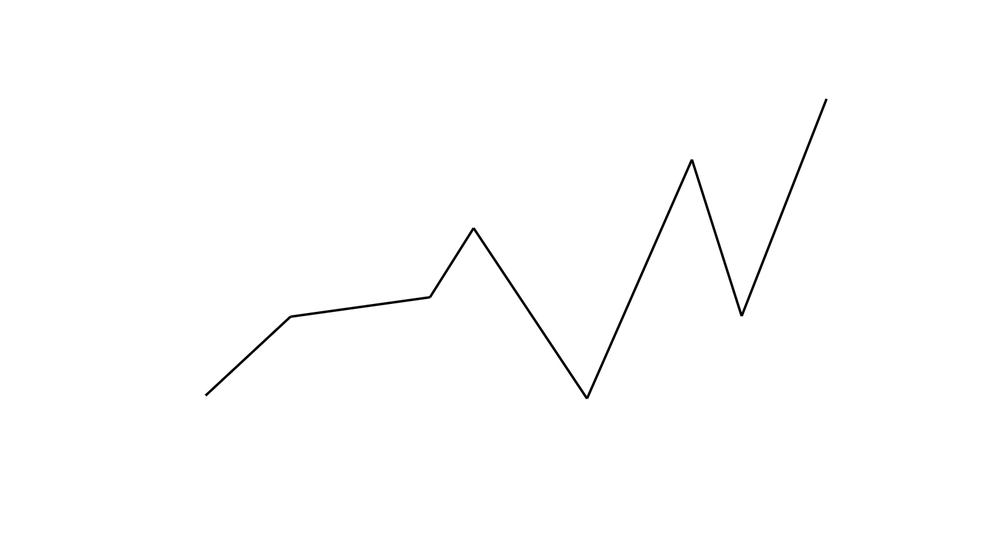
#> input picture data/test2.png, 1000 x 543 px, shrunk from 1649 x 895 before the run
$ python main.py
#> lines starting #> are read from the running program, lines starting #| are printed output that depends on the picture; after the words box and inside, x2 and y2 are one past the last pixel; in counts of white or black regions, pixels touching at a corner belong together
import cv2
import numpy as np
import pandas as pd

image = cv2.imread('../data/test2.png')
#> image is the input picture: shape (543, 1000, 3); min 0, max 255, mean 253.6

gray_image = cv2.cvtColor(image,cv2.COLOR_BGR2GRAY)

corners = cv2.goodFeaturesToTrack(gray_image,maxCorners=30, qualityLevel=0.01, minDistance=20)
#> corners = [[826, 99], [473, 231], [206, 395], [586, 394], [741, 315], [691, 160], [428, 295], [291, 318]]
corners = sorted(np.int0(corners), key=lambda x:x[0][0])
#> corners = [[[206, 395]], [[291, 318]], [[428, 295]], [[473, 231]], [[586, 394]], [[691, 160]], [[741, 315]], [[826, 99]]]


for i in range(len(corners)):
    x, y = corners[i].ravel()
    cv2.circle(image,(x,y), 5, (0, 0, 255), -1)
    cv2.putText(image, str(i+1), (x-10, y-10), cv2.FONT_HERSHEY_SIMPLEX, 1, (255,0,0), 2)
#> this loop made 8 passes
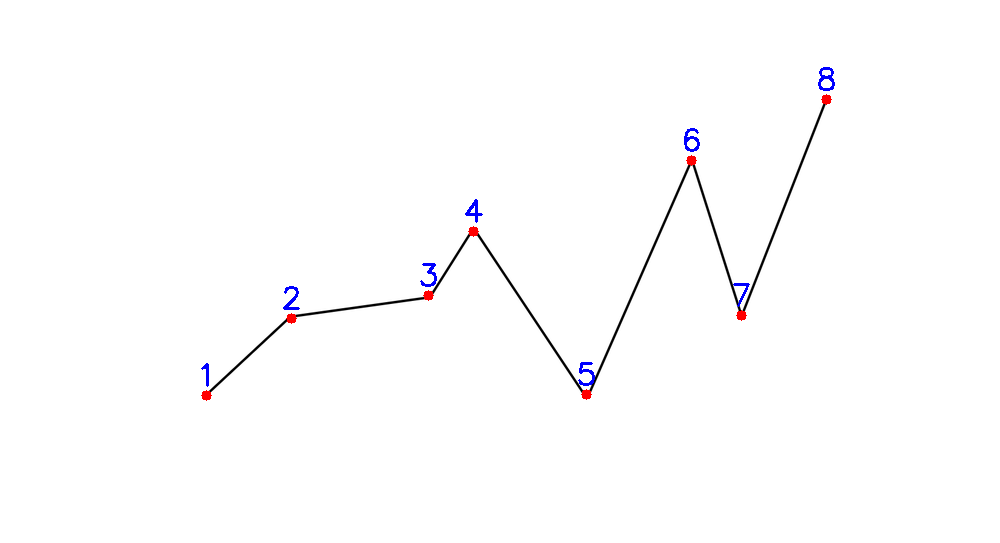
#> image: shape (543, 1000, 3); 0.34% of pixels changed, all inside (x1, y1, x2, y2) = (201, 67, 835, 401)

for i in range(len(corners)):
    x, y = corners[i].ravel()
    print(f"Corner {i}: x={x}, y={y}")


data = [[int(lst2[0][1] > lst1[0][1]) for _, lst2 in enumerate(corners)] for _, lst1 in enumerate(corners)]
#> data = [[0, 0, 0, 0, 0, 0, 0, 0], [1, 0, 0, 0, 1, 0, 0, 0], [1, 1, 0, 0, 1, 0, 1, 0], [1, 1, 1, 0, 1, 0, 1, 0], [1, 0, 0, 0, 0, 0, 0, 0], [1, 1, 1, 1, 1, 0, 1, 0], [1, 1, 0, 0, 1, 0, 0, 0], [1, 1, 1, 1, 1, 1, 1, 0]]


df = pd.DataFrame(data)
#> df = table of 8 rows and 8 columns
print(df)
#|    0  1  2  3  4  5  6  7
#| 0  0  0  0  0  0  0  0  0
#| 1  1  0  0  0  1  0  0  0
#| 2  1  1  0  0  1  0  1  0
#| 3  1  1  1  0  1  0  1  0
#| 4  1  0  0  0  0  0  0  0
#| 5  1  1  1  1  1  0  1  0
#| 6  1  1  0  0  1  0  0  0
#| 7  1  1  1  1  1  1  1  0

file_name = "boolean_matrix.xlsx"
df.to_excel(file_name, index=False)

print("Boolean matrix saved to", file_name)

cv2.imshow('Detected Corners', image)
cv2.waitKey(0)
cv2.destroyAllWindows()

$ run again, with data/test.png copied over data/test2.png
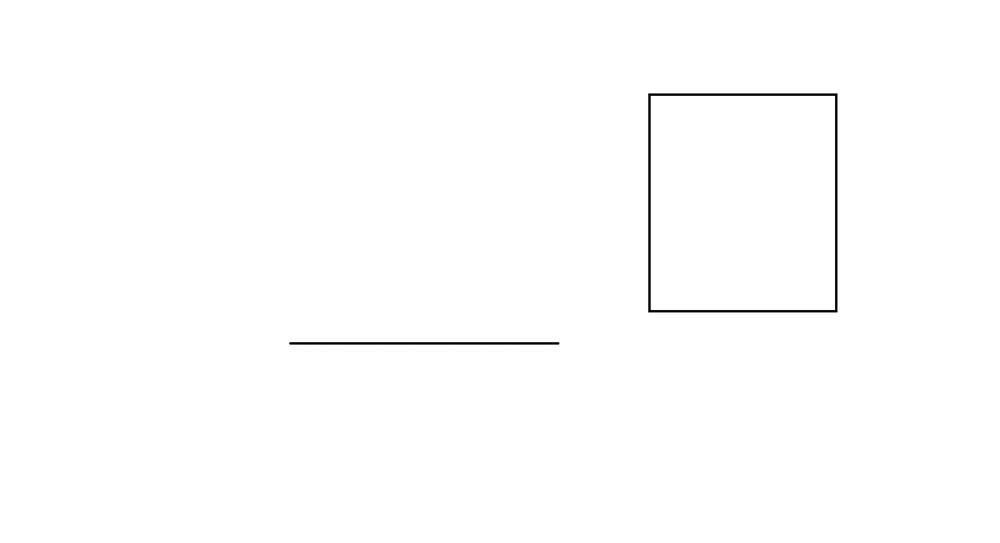
#> input picture data/test.png, 1000 x 543 px, shrunk from 1649 x 895 before the run
#> image is the input picture: shape (543, 1000, 3); min 0, max 255, mean 253.8
#> `corners = cv2.goodFeaturesToTrack(gray_image,maxCorners=30, qualityLev..`: corners = [[289, 343], [558, 343], [834, 96], [834, 309], [651, 96], [651, 309]]
#> `corners = sorted(np.int0(corners), key=lambda x:x[0][0])`: corners = [[[289, 343]], [[558, 343]], [[651, 96]], [[651, 309]], [[834, 96]], [[834, 309]]]
#> the loop `for i in range(len(corners)):` made 6 passes
#> after the loop `for i in range(len(corners)):`:
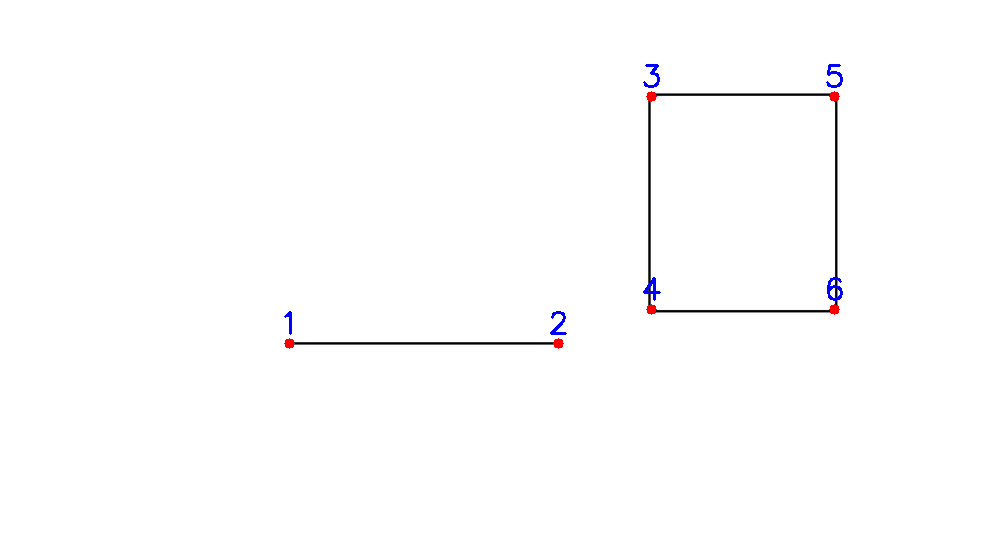
#> image: shape (543, 1000, 3); 0.26% of pixels changed, all inside (x1, y1, x2, y2) = (284, 64, 843, 349)
#> data = [[0, 0, 0, 0, 0, 0], [0, 0, 0, 0, 0, 0], [1, 1, 0, 1, 0, 1], [1, 1, 0, 0, 0, 0], [1, 1, 0, 1, 0, 1], [1, 1, 0, 0, 0, 0]]
#> df = table of 6 rows and 6 columns
#|    0  1  2  3  4  5
#| 0  0  0  0  0  0  0
#| 1  0  0  0  0  0  0
#| 2  1  1  0  1  0  1
#| 3  1  1  0  0  0  0
#| 4  1  1  0  1  0  1
#> (further printed lines are left out)
